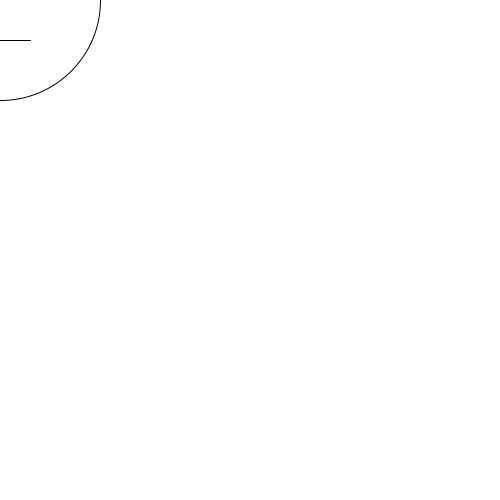
Frame 1 (no input)
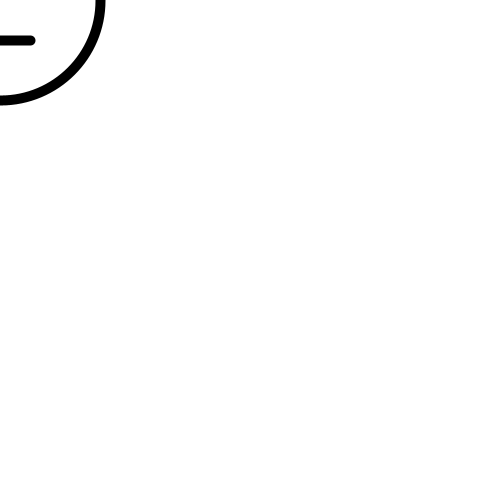
Frame 60 (the mouse pressed at the canvas centre just before this capture)
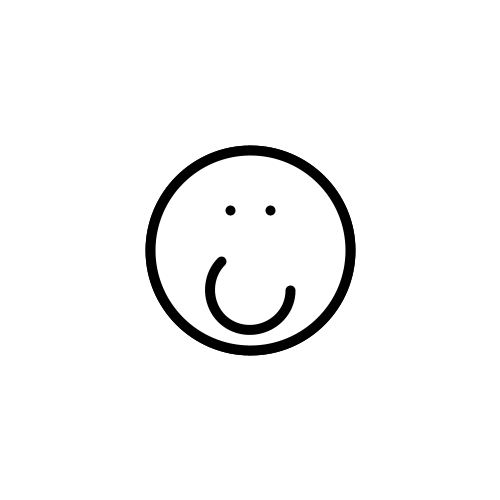
Frame 120 (the mouse held since frame 60 and released just before this capture)

The Processing sketch that drew these frames (run headless with seeded random() and noise(); from frame 60 on, the mouse is pressed at the canvas centre):

// Processing sketch: processing_103294
// ── processing_103294.pde

void setup () {

size (500,500);
}

void draw () {
  background (255) ;
  ellipseMode(CENTER) ;
  ellipse (mouseX,mouseY,200,200) ;
  line (mouseX-30,mouseY+40,mouseX+30,mouseY+40) ;
  strokeWeight(10);
  point(mouseX-20,mouseY-40) ;
  point(mouseX+20,mouseY-40) ;
if (mousePressed == true) {
 ellipseMode(CENTER) ;
  ellipse (mouseX,mouseY,200,200) ; 
  strokeWeight(10);
  point(mouseX-20,mouseY-40) ;
  point(mouseX+20,mouseY-40) ;
  arc(mouseX, mouseY+40, 80, 80, 0, PI+QUARTER_PI, OPEN);
}
}
